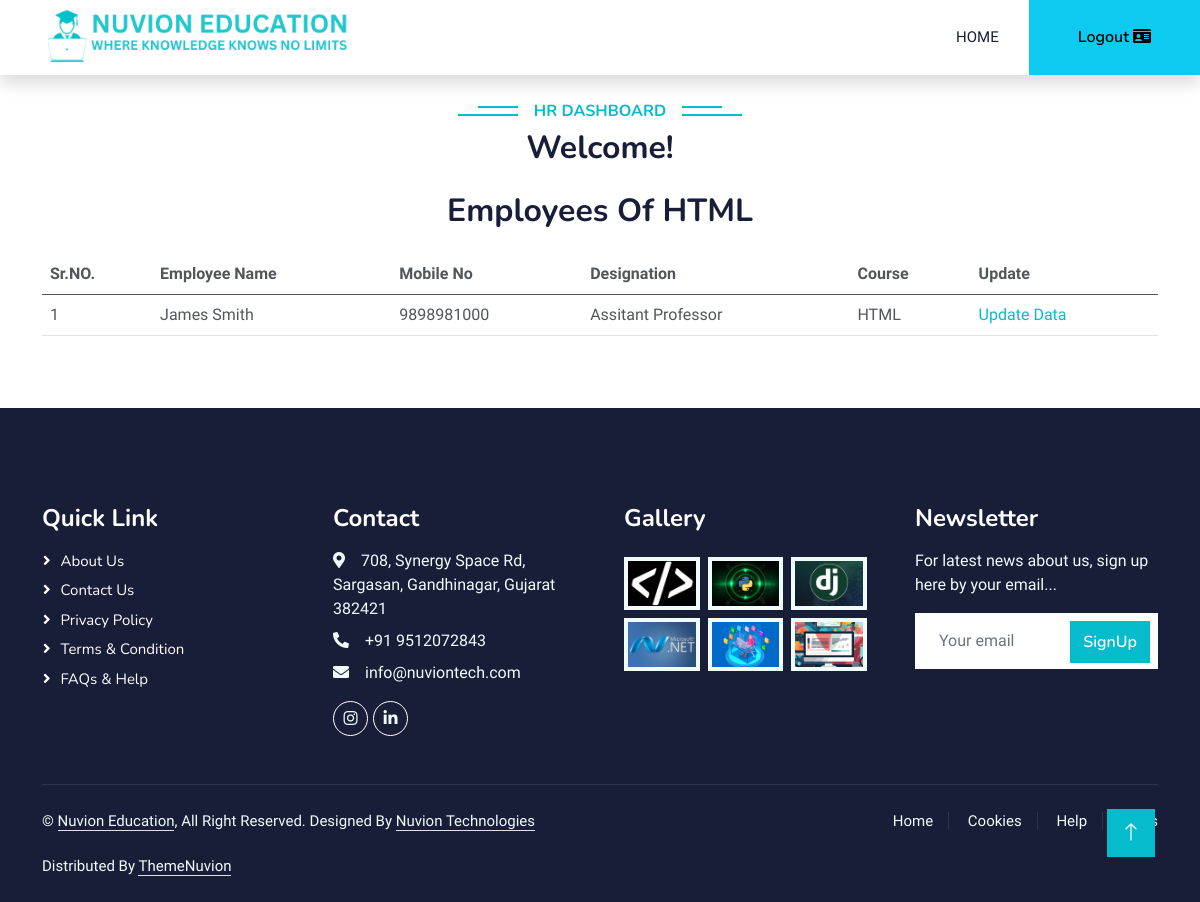
/HREmpList/HTML, run on the app's committed database.
### LMS/models.py (models this page shows)
class tblEmpDetails(models.Model):
    Id = models.AutoField(primary_key=True)
    name = models.CharField(max_length=200)
    ContactNo = models.CharField(max_length=20)
    Email = models.CharField(max_length=100)
    address = models.CharField(max_length=600)
    Designation = models.CharField(max_length=50)
    Course = models.CharField(max_length=50, null=True)
    Password = models.CharField(max_length=30)
    Createdate = models.DateField(auto_now=True)
    Modifydate = models.DateField(auto_now=True)
    isActive = models.BooleanField(default=False)
    isDeactive = models.BooleanField(default=False)

### LMS/views.py (the view)
# urls.py: path('HREmpList/<str:course>',HREmpList,name='HREmpList'),
def HREmpList(request, course):
    s1= tblEmpDetails.objects.filter(Course=course)
    data = {
        'MYCourse': s1
    }
    return render(request, 'Emp/HR/frmHREmpList.html', data)

### Template/Emp/HR/frmHREmpList.html (shortened to what this page needs)
<!DOCTYPE html>
<html lang="en">
<head>
    {% include "LinkFile.html" %}
</head>
<body>
  {% include "Emp/HR/frmHRHearder.html"%}
  <div class="text-center wow fadeInUp" data-wow-delay="0.1s">
    {% for e in MYCourse %}
    {% if forloop.first %}
    <h2 class="mb-3">Employees Of {{e.Course}}</h2>
    {% endif %}
    {% endfor %}
  </div>
  <div class="container-xxl py-2">
      <div class="container">
          <div class="row g-4">
              <div class="col-lg-12 col-md-12 wow fadeInUp" data-wow-delay="0.5s">
                  <form action="" method="post">
                      <table class="table">
                        <thead>
                          <tr>
                            <th>Sr.NO.</th>
                            <th>Employee Name</th>
                            <th>Mobile No</th>
                            <th>Designation</th>
                            <th>Course</th>
                            <th>Update</th>
                          </tr>
                        </thead>
                        <tbody>
                          {% for e in MYCourse %}
                            <tr>
                                <td>{{ forloop.counter }}</td>
                                <td>{{ e.name }}</td>
                                <td>{{ e.ContactNo }}</td>
                                <td>{{ e.Designation }}</td>
                                <td>{{ e.Course }}</td>
                                <td><a href="{% url 'UpdateEmpInfo' e.ContactNo %}">Update Data</a></td>
                            </tr>
                            {% empty %}
                            <p>No matching records found.</p>
                          {% endfor %}
                        </tbody>
                      </table>
                  </form>
              </div>
          </div>
      </div>
  </div>
  {% include 'Footer.html' %}
  {% include 'JS.html' %}
</body>
</html>

### Media/Boot/css/style.css (style rules this page uses)
:root { --primary: #06BBCC; --light: #F0FBFC; --dark: #181d38; }

### data on the page
tblEmpDetails: Course "HTML", name "James Smith", ContactNo "9898981000", Designation "Assitant Professor"
